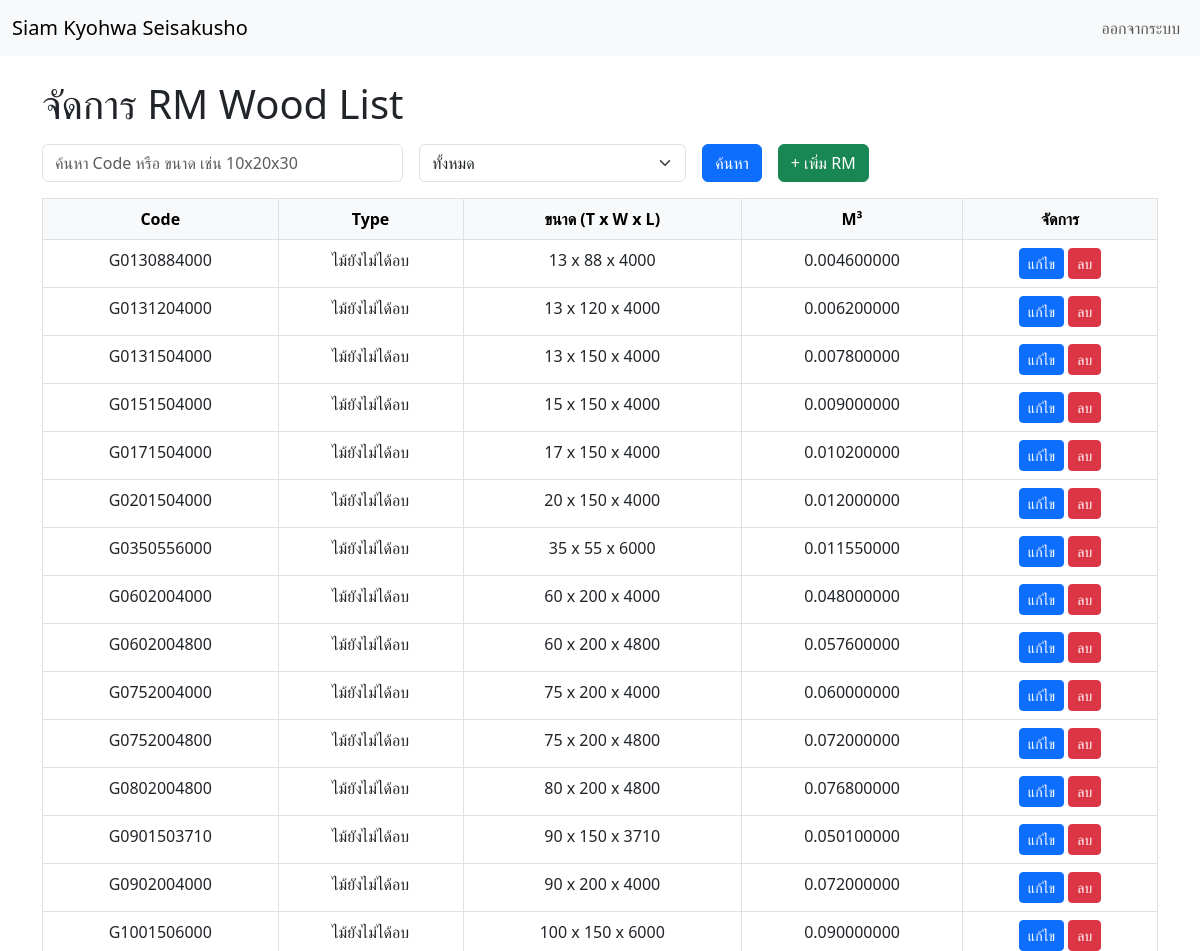
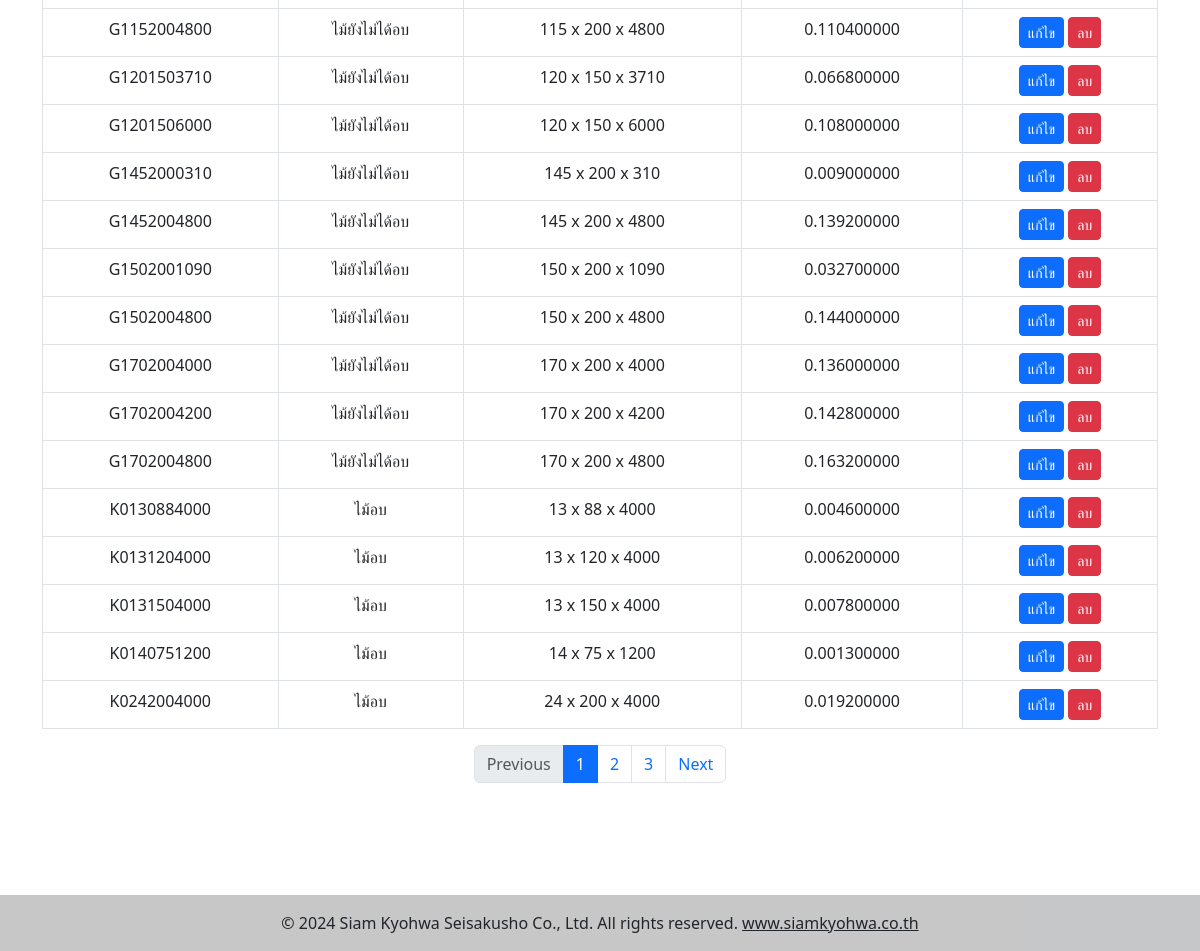
/rm_list.php, run on the app's committed database (2 pictures, top to bottom).
### tables this page shows
CREATE TABLE IF NOT EXISTS `rm_wood_list` (
  `rm_id` int(11) NOT NULL AUTO_INCREMENT,
  `rm_code` varchar(50) NOT NULL,
  `rm_type` varchar(50) DEFAULT NULL,
  `rm_thickness` int(11) NOT NULL,
  `rm_width` int(11) NOT NULL,
  `rm_length` int(11) NOT NULL,
  `rm_m3` double(15,6) NOT NULL DEFAULT 0.000000,
  PRIMARY KEY (`rm_id`)
);

### rm_list.php (the view, shortened to what this page needs)
<?php
include_once __DIR__ . '/config_db.php';
$searchCode = trim($_GET['search_code'] ?? '');
$searchType = trim($_GET['search_type'] ?? '');
$perPage     = 30;
$currentPage = isset($_GET['page']) ? max(1, (int)$_GET['page']) : 1;
$offset      = ($currentPage - 1) * $perPage;
$where  = [];
$params = [];
$types  = '';
$whereSql = $where ? ' WHERE ' . implode(' AND ', $where) : '';
$totalSql  = "SELECT COUNT(*) AS total FROM rm_wood_list" . $whereSql;
$stmtTotal = $conn->prepare($totalSql);
$stmtTotal->execute();
$totalItems = $stmtTotal->get_result()->fetch_assoc()['total'];
$totalPages = (int)ceil($totalItems / $perPage);
$sql = "SELECT * FROM rm_wood_list" . $whereSql . " ORDER BY rm_code ASC LIMIT ?, ?";
$params[]  = $offset;
$params[]  = $perPage;
$types    .= 'ii';
$stmtData  = $conn->prepare($sql);
$stmtData->bind_param($types, ...$params);
$stmtData->execute();
$resultAll = $stmtData->get_result();
?>
<!DOCTYPE html>
<html lang="th">
<head>
    <link href="https://cdn.jsdelivr.net/npm/bootstrap@5.3.0/dist/css/bootstrap.min.css" rel="stylesheet">
</head>
<body>
<?php include 'navbar.php'; ?>
<div class="container mt-4">
    <h1 class="mb-3">จัดการ RM Wood List</h1>
    <form method="get" class="row g-3 mb-3">
        <div class="col-md-4">
            <input type="text" name="search_code" class="form-control" placeholder="ค้นหา Code หรือ ขนาด เช่น 10x20x30" value="<?=htmlspecialchars($searchCode)?>">
        </div>
        <div class="col-md-3">
            <select name="search_type" class="form-select">
                <option value="" <?= $searchType===''?'selected':''?>>ทั้งหมด</option>
            </select>
        </div>
        <div class="col-md-auto">
            <button class="btn btn-primary">ค้นหา</button>
        </div>
        <div class="col-md-auto">
            <button type="button" class="btn btn-success" data-bs-toggle="modal" data-bs-target="#modalForm" onclick="openAddModal()">+ เพิ่ม RM</button>
        </div>
    </form>
    <div class="table-responsive">
        <table class="table table-bordered text-center">
            <thead class="table-light">
                <tr>
                    <th>Code</th>
                    <th>Type</th>
                    <th>ขนาด (T x W x L)</th>
                    <th>M³</th>
                    <th>จัดการ</th>
                </tr>
            </thead>
            <tbody>
            <?php while($row = $resultAll->fetch_assoc()):
                $typeLabel = $row['rm_type']==='K'? 'ไม้อบ':'ไม้ยังไม่ได้อบ';
                $sizeLabel = "{$row['rm_thickness']} x {$row['rm_width']} x {$row['rm_length']}";
            ?>
            <tr>
                <td><?=htmlspecialchars($row['rm_code'])?></td>
                <td><?=$typeLabel?></td>
                <td><?=$sizeLabel?></td>
                <td><?=number_format($row['rm_m3'],9)?></td>
                <td>
                    <button class="btn btn-primary btn-sm" data-bs-toggle="modal" data-bs-target="#modalForm" onclick='openEditModal(<?=json_encode($row)?>)'>แก้ไข</button>
                    <button class="btn btn-danger btn-sm" data-bs-toggle="modal" data-bs-target="#modalDelete" onclick="openDeleteModal(<?=$row['rm_id']?>)">ลบ</button>
                </td>
            </tr>
            <?php endwhile; ?>
            </tbody>
        </table>
    </div>
    <?php if($totalPages > 1): ?>
    <nav aria-label="Page navigation">
      <ul class="pagination justify-content-center">
        <li class="page-item <?= $currentPage<=1?'disabled':'' ?>">
          <a class="page-link" href="?search_code=<?=urlencode($searchCode)?>&search_type=<?=urlencode($searchType)?>&page=<?=$currentPage-1?>">Previous</a>
        </li>
        <?php for($i=max(1,$currentPage-2); $i<=min($totalPages,$currentPage+2); $i++): ?>
          <li class="page-item <?= $i===$currentPage?'active':'' ?>">
            <a class="page-link" href="?search_code=<?=urlencode($searchCode)?>&search_type=<?=urlencode($searchType)?>&page=<?=$i?>"><?=$i?></a>
          </li>
        <?php endfor; ?>
        <li class="page-item <?= $currentPage>=$totalPages?'disabled':'' ?>">
          <a class="page-link" href="?search_code=<?=urlencode($searchCode)?>&search_type=<?=urlencode($searchType)?>&page=<?=$currentPage+1?>">Next</a>
        </li>
      </ul>
    </nav>
    <?php endif; ?>
</div>
<?php include 'footer.php'; ?>
</body>
</html>

### rm_list.php (style rules this page uses)
body { padding-bottom:80px; }

### data on the page
rm_wood_list: rm_code "G0130884000", rm_type "ไม้ยังไม่ได้อบ", sizeLabel "13 x 88 x 4000", rm_m3 "0.004600000"
rm_wood_list: rm_code "G0131204000", rm_type "ไม้ยังไม่ได้อบ", sizeLabel "13 x 120 x 4000", rm_m3 "0.006200000"
rm_wood_list: rm_code "G0131504000", rm_type "ไม้ยังไม่ได้อบ", sizeLabel "13 x 150 x 4000", rm_m3 "0.007800000"
rm_wood_list: rm_code "G0151504000", rm_type "ไม้ยังไม่ได้อบ", sizeLabel "15 x 150 x 4000", rm_m3 "0.009000000"
rm_wood_list: rm_code "G0171504000", rm_type "ไม้ยังไม่ได้อบ", sizeLabel "17 x 150 x 4000", rm_m3 "0.010200000"
rm_wood_list: rm_code "G0201504000", rm_type "ไม้ยังไม่ได้อบ", sizeLabel "20 x 150 x 4000", rm_m3 "0.012000000"
rm_wood_list: rm_code "G0350556000", rm_type "ไม้ยังไม่ได้อบ", sizeLabel "35 x 55 x 6000", rm_m3 "0.011550000"
rm_wood_list: rm_code "G0602004000", rm_type "ไม้ยังไม่ได้อบ", sizeLabel "60 x 200 x 4000", rm_m3 "0.048000000"
rm_wood_list: rm_code "G0602004800", rm_type "ไม้ยังไม่ได้อบ", sizeLabel "60 x 200 x 4800", rm_m3 "0.057600000"
rm_wood_list: rm_code "G0752004000", rm_type "ไม้ยังไม่ได้อบ", sizeLabel "75 x 200 x 4000", rm_m3 "0.060000000"
rm_wood_list: rm_code "G0752004800", rm_type "ไม้ยังไม่ได้อบ", sizeLabel "75 x 200 x 4800", rm_m3 "0.072000000"
rm_wood_list: rm_code "G0802004800", rm_type "ไม้ยังไม่ได้อบ", sizeLabel "80 x 200 x 4800", rm_m3 "0.076800000"
rm_wood_list: rm_code "G0901503710", rm_type "ไม้ยังไม่ได้อบ", sizeLabel "90 x 150 x 3710", rm_m3 "0.050100000"
rm_wood_list: rm_code "G0902004000", rm_type "ไม้ยังไม่ได้อบ", sizeLabel "90 x 200 x 4000", rm_m3 "0.072000000"
rm_wood_list: rm_code "G1001506000", rm_type "ไม้ยังไม่ได้อบ", sizeLabel "100 x 150 x 6000", rm_m3 "0.090000000"
rm_wood_list: rm_code "G1152004800", rm_type "ไม้ยังไม่ได้อบ", sizeLabel "115 x 200 x 4800", rm_m3 "0.110400000"
rm_wood_list: rm_code "G1201503710", rm_type "ไม้ยังไม่ได้อบ", sizeLabel "120 x 150 x 3710", rm_m3 "0.066800000"
rm_wood_list: rm_code "G1201506000", rm_type "ไม้ยังไม่ได้อบ", sizeLabel "120 x 150 x 6000", rm_m3 "0.108000000"
rm_wood_list: rm_code "G1452000310", rm_type "ไม้ยังไม่ได้อบ", sizeLabel "145 x 200 x 310", rm_m3 "0.009000000"
rm_wood_list: rm_code "G1452004800", rm_type "ไม้ยังไม่ได้อบ", sizeLabel "145 x 200 x 4800", rm_m3 "0.139200000"
rm_wood_list: rm_code "G1502001090", rm_type "ไม้ยังไม่ได้อบ", sizeLabel "150 x 200 x 1090", rm_m3 "0.032700000"
rm_wood_list: rm_code "G1502004800", rm_type "ไม้ยังไม่ได้อบ", sizeLabel "150 x 200 x 4800", rm_m3 "0.144000000"
rm_wood_list: rm_code "G1702004000", rm_type "ไม้ยังไม่ได้อบ", sizeLabel "170 x 200 x 4000", rm_m3 "0.136000000"
rm_wood_list: rm_code "G1702004200", rm_type "ไม้ยังไม่ได้อบ", sizeLabel "170 x 200 x 4200", rm_m3 "0.142800000"
rm_wood_list: rm_code "G1702004800", rm_type "ไม้ยังไม่ได้อบ", sizeLabel "170 x 200 x 4800", rm_m3 "0.163200000"
rm_wood_list: rm_code "K0130884000", rm_type "ไม้อบ", sizeLabel "13 x 88 x 4000", rm_m3 "0.004600000"
rm_wood_list: rm_code "K0131204000", rm_type "ไม้อบ", sizeLabel "13 x 120 x 4000", rm_m3 "0.006200000"
rm_wood_list: rm_code "K0131504000", rm_type "ไม้อบ", sizeLabel "13 x 150 x 4000", rm_m3 "0.007800000"
rm_wood_list: rm_code "K0140751200", rm_type "ไม้อบ", sizeLabel "14 x 75 x 1200", rm_m3 "0.001300000"
rm_wood_list: rm_code "K0242004000", rm_type "ไม้อบ", sizeLabel "24 x 200 x 4000", rm_m3 "0.019200000"
